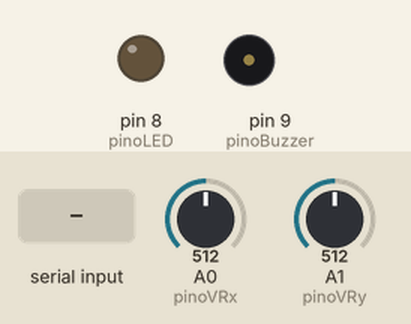
The sketch below on a simulated Arduino Uno, built with avr-gcc and run on an emulated ATmega328P. Parts: output pins drawn as LEDs (lit = HIGH), buzzer (waves = sounding). Inputs (shaded band) come from the test bench; at power-on: A0 (pinoVRx) = 512, A1 (pinoVRy) = 512. What the sketch prints to the serial monitor is not drawn.

Above: at 1.2 s.
1.3 s: "M" received over Serial
At 1.8 s:
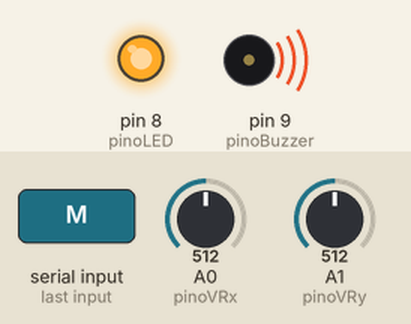
Timing chart, 0 to 7.8 s (numbered marks = the images above; inputs shaded):
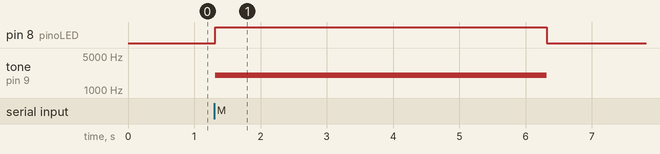

The sketch:

joystick_carro.ino
```cpp
const int pinoVRx = A0;
const int pinoVRy = A1;
const int pinoLED = 8;
const int pinoBuzzer = 9;

void setup() {
  Serial.begin(9600);
  pinMode(pinoLED, OUTPUT);
  pinMode(pinoBuzzer, OUTPUT);
}

void loop() {
  // 1. MANDA A DIREÇÃO PRO GODOT
  int valorX = analogRead(pinoVRx);
  int valorY = analogRead(pinoVRy);
  Serial.print(valorX);
  Serial.print(",");
  Serial.println(valorY);

  // 2. ESCUTA SE O GODOT MANDOU AVISO DE GAME OVER
  if (Serial.available() > 0) {
    char comando = Serial.read();

    if (comando == 'M') { // Se chegou o 'M' de "Morreu"
      digitalWrite(pinoLED, HIGH); // Acende o LED
      tone(pinoBuzzer, 2000, 5000);  // Toca um bipe grave e triste por 5 segundos
      delay(5000);                  // Espera o bipe acabar
      digitalWrite(pinoLED, LOW);  // Apaga o LED
    }
  }

  delay(20);
}
```

Measured:
- after the input at 1.3 s, pin 8 (pinoLED): LOW → HIGH at once, → LOW 5.0 s later; tone on pin 9 (pinoBuzzer): silent → 2000 Hz at once, → silent 5.0 s later
